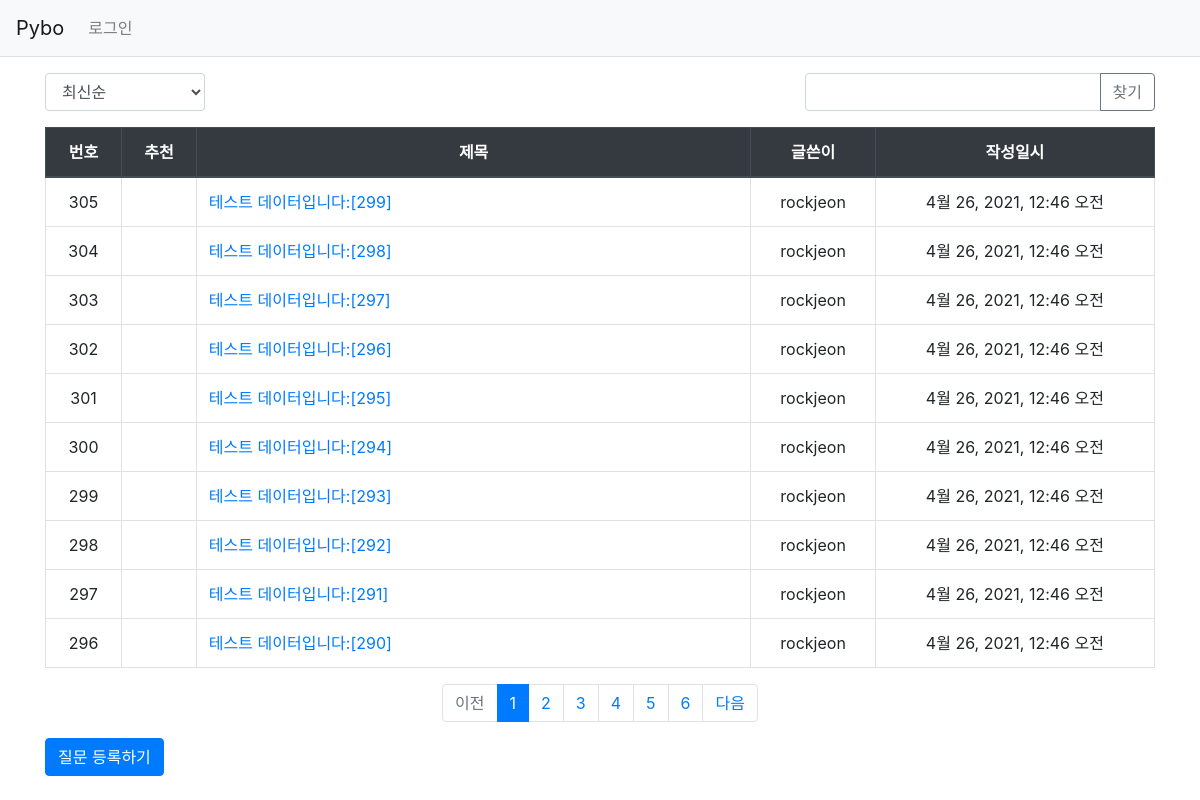
/, run on an earlier commit of the app's database.
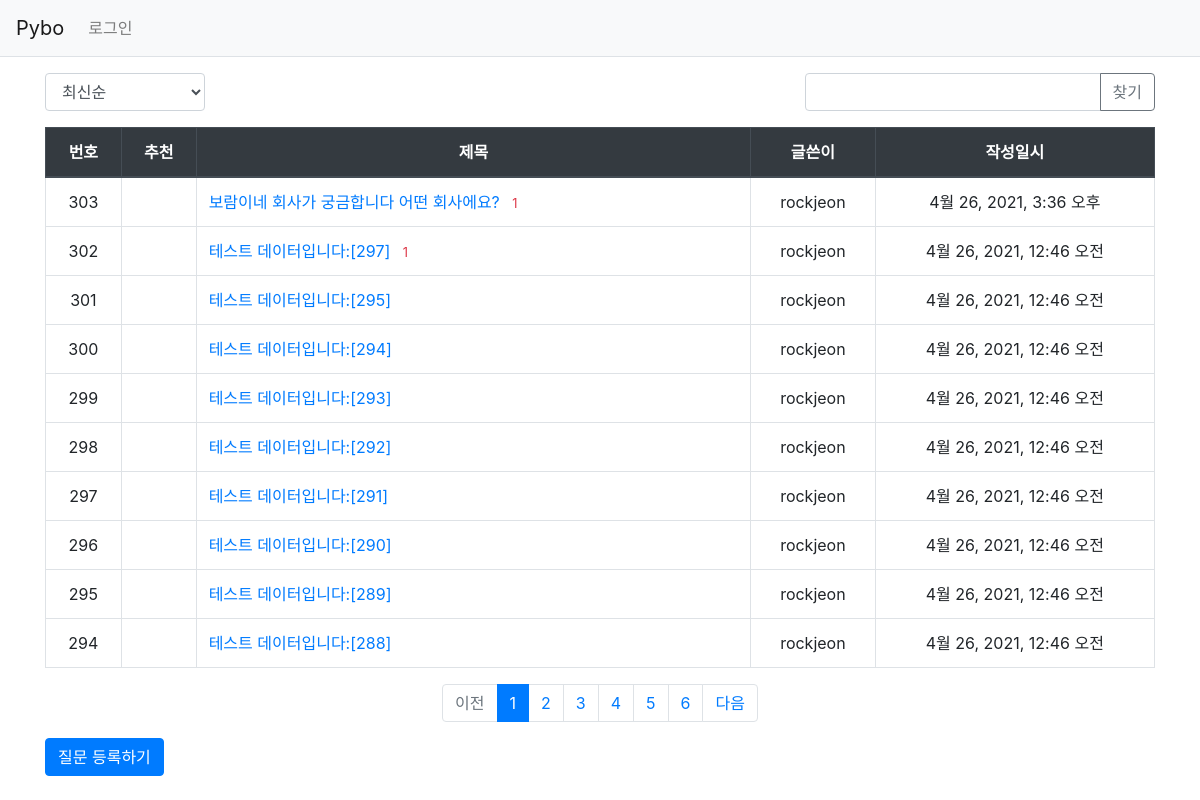
And on a later commit of the database.
### pybo/models.py (models this page shows, shortened)
class Question(models.Model):
    author = models.ForeignKey(User, on_delete=models.CASCADE, related_name='author_question')
    objects = models.Manager()
    subject = models.CharField(max_length=200) # 글자 수 를 제한하는
    content = models.TextField() # 글자 수 제한이 없는
    create_date = models.DateTimeField() # 날짜 시간 관련 속성은 DateTimeField
    modify_date = models.DateTimeField(null = True, blank = True) # null 을 사용한다 / 입력 폼 데이터 검사 시 값이 없어도 된다.
    voter = models.ManyToManyField(User, related_name='voter_question')  # voter 추가

### pybo/views.py (the view, shortened to what this page needs)
# urls.py: path('', views.index, name='index'),
def index(request):
    page = request.GET.get('page', '1')  # 페이지
    kw = request.GET.get('kw', '')  # 검색어
    so = request.GET.get('so', 'recent')  # 정렬기준
    if so == 'recommend':
        question_list = Question.objects.annotate(num_voter=Count('voter')).order_by('-num_voter', '-create_date')
    elif so == 'popular':
        question_list = Question.objects.annotate(num_answer=Count('answer')).order_by('-num_answer', '-create_date')
    else:  # recent
        question_list = Question.objects.order_by('-create_date')
    question_list = Question.objects.order_by('-create_date')
    paginator = Paginator(question_list, 10)  # 페이지당 10개씩 보여주기
    page_obj = paginator.get_page(page)
    context = {'question_list': page_obj, 'page': page, 'kw': kw, 'so': so}  # page와 kw가 추가되었다.
    return render(request, 'pybo/question_list.html', context)

### pybo/templatetags/pybo_filter.py (called while the page is built)
@register.filter
def sub(value, args):
    return value - args

### templates/pybo/question_list.html (shortened to what this page needs)
{% extends 'base.html' %}
{% load pybo_filter %}
{% block content %}
<div class="container my-3">
    <div class="row justify-content-between my-3">
        <div class="col-2">
            <select class="form-control so">
                <option value="recent" {% if so == 'recent' %}selected{% endif %}>최신순</option>
            </select>
        </div>
        <div class="col-4 input-group">
            <input type="text" class="form-control kw" value="{{ kw|default_if_none:'' }}">
            <div class="input-group-append">
                <button class="btn btn-outline-secondary" type="button" id="btn_search">찾기</button>
            </div>
        </div>
    </div>
    <table class="table table-bordered">
        <thead>
        <tr class="text-center thead-dark">
            <th>번호</th>
            <th>추천</th>
            <th style="width:50%">제목</th>
            <th>글쓴이</th>
            <th>작성일시</th>
        </tr>
        </thead>
        <tbody>
        {% if question_list %}
        {% for question in question_list %}
        <tr class = 'text-center'>
            <td>{{ question_list.paginator.count|sub:question_list.start_index|sub:forloop.counter0|add:1 }}</td>
            <td>
            </td>
            <td class='text-left'>
                <a href="{% url 'pybo:detail' question.id %}">{{ question.subject }}</a>
                {% if question.answer_set.count > 0 %}
                <span class="text-danger small ml-2">{{ question.answer_set.count }}</span>
                {% endif %}
            </td>
            <td>{{ question.author.username }}</td>
            <td>{{ question.create_date }}</td>
        </tr>
        {% endfor %}
        {% else %}
        <tr>
            <td colspan="3">질문이 없습니다.</td>
        </tr>
        {% endif %}
        </tbody>
    </table>
    <ul class="pagination justify-content-center">
        {% if question_list.has_previous %}
        <li class="page-item">
            <a class="page-link" data-page="{{ question_list.previous_page_number }}" href="#">이전</a>
        </li>
        {% else %}
        <li class="page-item disabled">
            <a class="page-link" tabindex="-1" aria-disabled="true" href="#">이전</a>
        </li>
        {% endif %}
        {% for page_number in question_list.paginator.page_range %}
        {% if page_number >= question_list.number|add:-5 and page_number <= question_list.number|add:5 %}
            {% if page_number == question_list.number %}
            <li class="page-item active" aria-current="page">
                <a class="page-link" data-page="{{ page_number }}" href="#">{{ page_number }}</a>
            </li>
            {% else %}
            <li class="page-item">
                <a class="page-link" data-page="{{ page_number }}" href="#">{{ page_number }}</a>
            </li>
            {% endif %}
        {% endif %}
        {% endfor %}
        {% if question_list.has_next %}
        <li class="page-item">
            <a class="page-link" data-page="{{ question_list.next_page_number }}" href="#">다음</a>
        </li>
        {% else %}
        <li class="page-item disabled">
            <a class="page-link" tabindex="-1" aria-disabled="true" href="#">다음</a>
        </li>
        {% endif %}
    </ul>
    <a href="{% url 'pybo:question_create' %}" class="btn btn-primary">질문 등록하기</a>
</div>
{% endblock %}

### templates/base.html (shortened to what this page needs)
{% load static %}
<!doctype html>
<html lang="ko">
<head>
    <link rel="stylesheet" type="text/css" href="{% static 'bootstrap.min.css' %}">
    <link rel="stylesheet" type="text/css" href="{% static 'style.css' %}">
</head>
<body>
{% include  "navbar.html"  %}
{% block content %}
{% endblock %}
</body>
</html>

### templates/navbar.html (shortened to what this page needs)
<nav class="navbar navbar-expand-lg navbar-light bg-light border-bottom">
    <a class="navbar-brand" href="{% url 'pybo:index' %}">Pybo</a>
    <div class="collapse navbar-collapse flex-grow-0" id="navbarNav">
        <ul class="navbar-nav">
            <li class="nav-item ">
                {% if user.is_authenticated %}
                <a class="nav-link" href="{% url 'common:logout' %}">{{ user.username }} (로그아웃)</a>
                {% else %}
                <a class="nav-link" href="{% url 'common:login' %}">로그인</a>
                {% endif %}
            </li>
        </ul>
    </div>
</nav>

What changed in the data, as far as the page shows it:
removed Question: paginator.count|sub "305", subject "테스트 데이터입니다:[299]", author.username "rockjeon", create_date "4월 26, 2021, 12:46 오전"
removed Question: paginator.count|sub "304", subject "테스트 데이터입니다:[298]", author.username "rockjeon", create_date "4월 26, 2021, 12:46 오전"
removed Question: paginator.count|sub "302", subject "테스트 데이터입니다:[296]", author.username "rockjeon", create_date "4월 26, 2021, 12:46 오전"
added Question: paginator.count|sub "303", subject "보람이네 회사가 궁금합니다 어떤 회사에요?", answer_set.count "1", author.username "rockjeon", create_date "4월 26, 2021, 3:36 오후"
changed Question "테스트 데이터입니다:[297]": paginator.count|sub "303" → "302"; answer_set.count (not shown) → "1"
now on this page (row unchanged): Question: paginator.count|sub "295", subject "테스트 데이터입니다:[289]", author.username "rockjeon", create_date "4월 26, 2021, 12:46 오전"
now on this page (row unchanged): Question: paginator.count|sub "294", subject "테스트 데이터입니다:[288]", author.username "rockjeon", create_date "4월 26, 2021, 12:46 오전"
